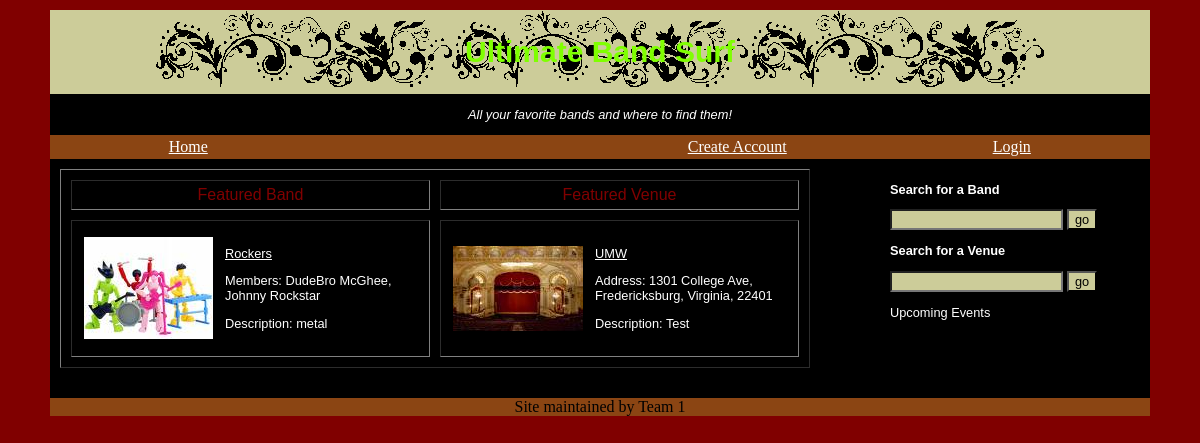
The page / on the database its author committed.
### tables this page shows
CREATE TABLE IF NOT EXISTS `bands` (`bandid` smallint(6) NOT NULL AUTO_INCREMENT, `bandname` varchar(50) NOT NULL, `members` varchar(150) NOT NULL, `description` BLOB NOT NULL, PRIMARY KEY (`bandid`));

CREATE TABLE IF NOT EXISTS `venues` (`venueid` smallint(6) NOT NULL AUTO_INCREMENT, `name` varchar(50) NOT NULL, `picture` varchar(50) NOT NULL, `address` varchar(30) NOT NULL, `city` varchar(50) NOT NULL, `state` varchar(50) NOT NULL, `zip` INT NOT NULL, `description` BLOB NOT NULL, `userid` smallint(6) NOT NULL, PRIMARY KEY (`venueid`));

### index.php (the view, shortened to what this page needs)
<?php include "dbconnect.php"; session_start(); ?>
<!DOCTYPE html PUBLIC "-//W3C//DTD XHTML 1.0 Transitional//EN"
  "http://www.w3.org/TR/xhtml1/DTD/xhtml1-transitional.dtd">
<html xmlns="http://www.w3.org/1999/xhtml" xml:lang="en" lang="en">
<head>
  <link rel="stylesheet" type="text/css" href="style.css" />
</head>
<body>
<div id="wrap">
	<div id="features">
		<table border="1" width="750" cellpadding="5" cellspacing="10">
			<tr align="center">
			<td width="50%">
			<tableHeader>Featured Band</tableHeader>
			</td>
			<td>
			<tableHeader>Featured Venue</tableHeader>
			</tr>
			<tr>
			<td>
			<?php
				$query = "select * from bands ORDER BY RAND() LIMIT 1";
				$result = mysqli_query($db, $query)
					or die("Error querying Database");
				$row = mysqli_fetch_array($result);
				$bandid = $row['bandid'];
				$bandname = $row['bandname'];
				$members = $row['members'];
				$description = $row['description'];
			?>
				<table cellpadding="5">
					<tr>
					<td><img src="tempBand.jpg"></td>
					<td>
						<?php
							echo "<p><a href=\"band.php?id=$bandid\">$bandname</a> <br></p>";
							echo "<p>Members: $members <br></p>";
							echo "<p>Description: $description <br></p>";
						?>
					</td>
					</tr>
				</table>
			</td>
			<td width="50%">
			<?php
				$query = "select * from venues ORDER BY RAND() LIMIT 1";
				$result = mysqli_query($db, $query)
					or die("Error querying Database");
				$row = mysqli_fetch_array($result);
				$venueid = $row['venueid'];
				$name = $row['name'];
				$address = $row['address'];
				$city = $row['city'];
				$state = $row['state'];
				$zip = $row['zip'];
				$description = $row['description'];
			?>
				<table cellpadding="5">
					<tr>
					<td><img src="tempVenue.jpg"></td>
					<td>
						<?php
							echo "<p><a href=\"venue.php?id=$venueid\">$name</a> <br></p>";
							echo "<p>Address: $address, $city, $state, $zip <br></p>";
							echo "<p>Description: $description</p>";
						?>
					</td>
					</tr>
				</table>
			</td>
			</tr>
		</table>
	</div>
	<div id="sidebar">
		<?php include("sidebar.php"); ?>
	</div>
</div>
</body>
</html>

### style.css (style rules this page uses)
body { padding: 0; margin: 0; background: #800000; color: #000; }
#wrap { width: 1100px; margin: 0 auto; background: #000000; }
#header { margin-top: 10px; padding: 5px; background: #cc9; background-image: url('border5.gif'); background-repeat: no-repeat; background-position: top center; text-align: center; }
#header2 { background: #000000; text-align: center; }
#toolbar { width: 1100px; margin-top: 10px; margin-right: auto; margin-left: auto; background: #8b4513; text-align: center; }
#features { float: left; padding: 10px; background: #000000; margin-bottom: 20px; }
#sidebar { float: right; width: 230px; margin-right: 20px; background: #000000; text-align: left; padding: 10px; }
#footer { clear: both; background: #8b4513; width: 1100px; margin-bottom: 10px; text-align: center; }
a:link { color: #ffffff; text-decoration: underline; }
h1 { color: #7fff00; background-color: transparent; font-family: "Gill Sans Ultra Bold", "Lucida Grande", Sans-Serif; font-size: 30px; }
tableHeader { color: #800000; background-color: transparent; font-family: "Gill Sans Ultra Bold", "Lucinda Grande", Sans-Serif; }
p { color: #ffffff; background-color: transparent; font-family: "Lucida Sans Unicode", "Lucida Grande", Sans-Serif; font-size: 0.8em; }

### rows shown on the page
bands: bandname "Rockers", members "DudeBro McGhee, Johnny Rockstar", description "metal"
venues: name "UMW", address "1301 College Ave", city "Fredericksburg", state "Virginia", zip "22401", description "Test"
